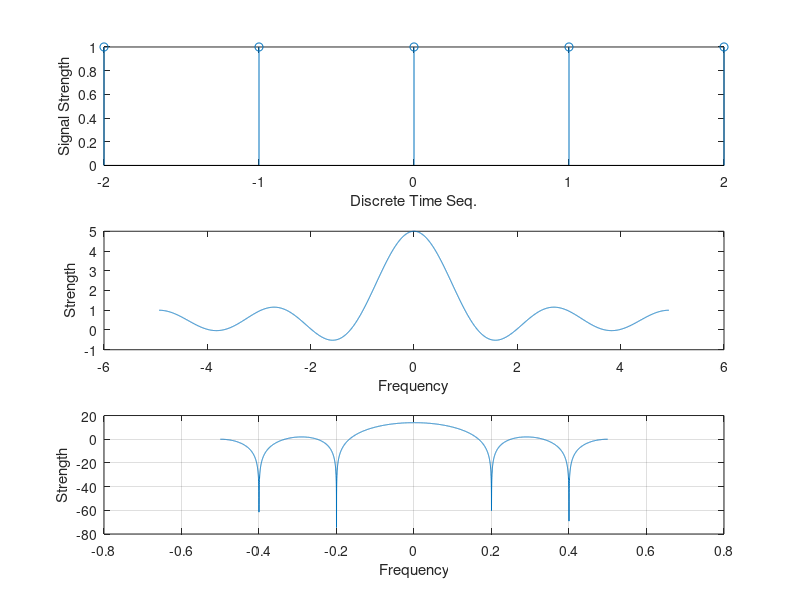

MATLAB code for this plot:
%Window Function Generation Based On User Defined Sample Numbers%
clc;
clear all;
N=input('Number of Samples: '); %Taking sample number from User Input%
n=-(N-1)/2:(N-1)/2; %Defining time variable range
Wr=boxcar(N); %function to generate the rectangular window function(can be changed for different window functions)
subplot(3,1,1);
stem(n,Wr); %%plotting the window function
xlabel("Discrete Time Seq.");
ylabel("Signal Strength");
w=-pi:0.001:pi; %defining the angular frequency range
y=freqz(Wr,1,w); %computing the frequency response of the window function
subplot(3,1,2);
plot((w/2*pi),y); %plotting the frequency response
xlabel("Frequency");
ylabel("Strength");
subplot(3,1,3);
plot(w/(2*pi),20.*log10(abs(y))); %plotting the frequency response in log scale
xlabel("Frequency");
ylabel("Strength");
grid on;
